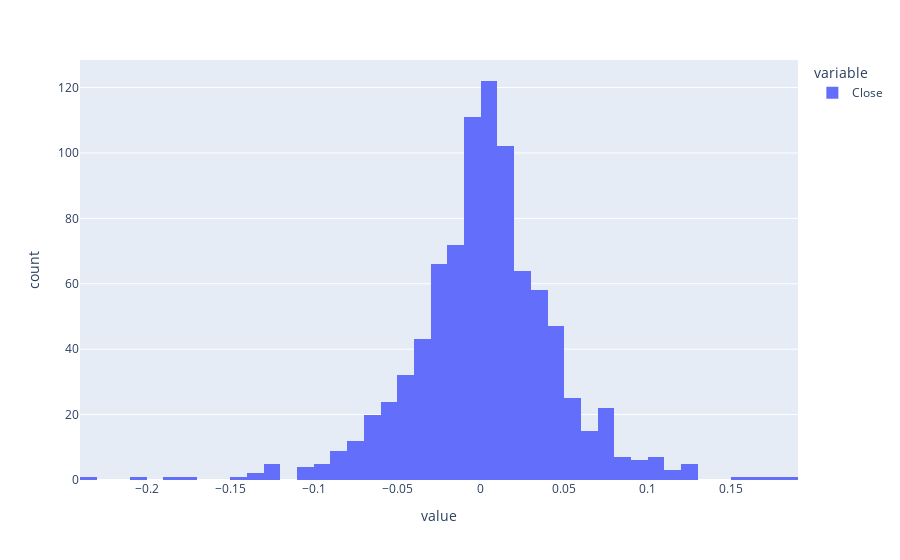

The cell this chart's notebook holds for it:
### Markdown cell above
### But! This isn't the main reason we use log returns!


– Simple Returns: The product of normally distribution variables is NOT normally distributed

– Log Returns: The sum of normally distributed variables follows a normal distribution

Also the log distribution bounds our stock price at 0. Which is a nice property to have and is consistent with reality

### Code cell
log_returns.plot(kind='hist')

### Figure 1 — Plotly figure (JSON) as saved in the notebook; plotly's stock layout.template omitted (floating-point values rounded to 4 significant figures; data arrays with more than 128 entries replaced by an {"elided": "..."} marker saying what was removed)
{"data": [{"alignmentgroup": "True", "bingroup": "x", "hovertemplate": "variable=Close<br>value=%{x}<br>count=%{y}<extra></extra>", "legendgroup": "Close", "marker": {"color": "#636efa", "pattern": {"shape": ""}}, "name": "Close", "offsetgroup": "Close", "orientation": "v", "showlegend": true, "type": "histogram", "x": {"elided": "897 float values"}, "xaxis": "x", "yaxis": "y"}], "layout": {"barmode": "relative", "legend": {"title": {"text": "variable"}, "tracegroupgap": 0}, "margin": {"t": 60}, "xaxis": {"anchor": "y", "domain": [0, 1], "title": {"text": "value"}}, "yaxis": {"anchor": "x", "domain": [0, 1], "title": {"text": "count"}}}}
